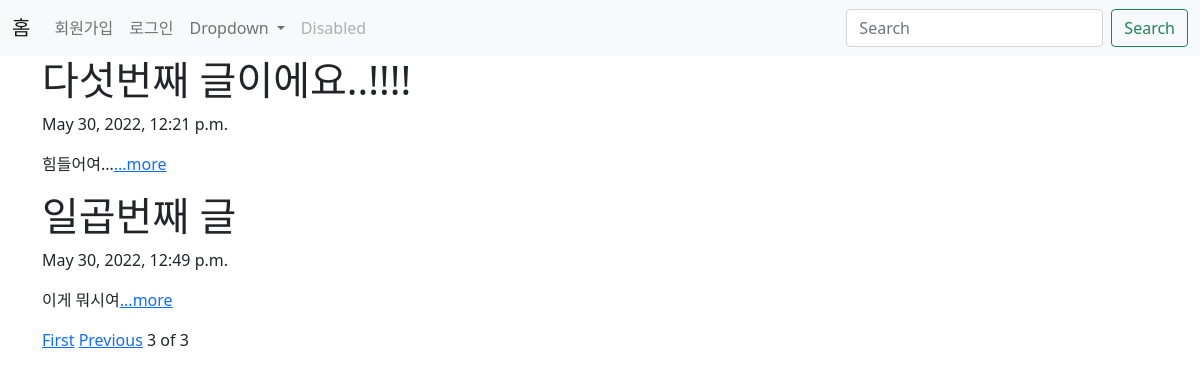
/?page=3, run on the app's committed database.
### blog/models.py (models this page shows, shortened)
class Blog(models.Model):
    title=models.CharField(max_length=50)
    pub_date=models.DateTimeField('data published')
    body=models.TextField()
    def summary(self):
        return self.body[:100]

### blog/views.py (the view)
# urls.py: 2. Add a URL to urlpatterns:  path('', views.home, name='home')
def home(request):
    blogs=Blog.objects
    blog_list=Blog.objects.all()
    paginator=Paginator(blog_list,2)
    page=request.GET.get('page')
    posts=paginator.get_page(page)
    return render(request, 'home.html', {'blogs':blogs, 'posts':posts})

### blog/templates/home.html (shortened to what this page needs)
{% extends 'base.html' %}
{% block content %}
   {% for blog in posts %}
   <h1>{{blog.title}}</h1>
   <p>{{blog.pub_date}}</p>
   <p>{{blog.summary}}<a href="{% url 'detail' blog.id %}">...more</a></p>
   {% endfor %}
   {% if posts.has_previous %}
   <a href="?page=1">First</a>
   <a href="?page={{posts.previous_page_number}}">Previous</a>
   {% endif %}
   <span>{{posts.number}}</span>
   <span>of</span>
   <span>{{posts.paginator.num_pages}}</span>
   <br>
   <br>
{% endblock %}

### data on the page
Blog: title "다섯번째 글이에요..!!!!", pub_date "May 30, 2022, 12:21 p.m.", summary "힘들어여..."
Blog: title "일곱번째 글", pub_date "May 30, 2022, 12:49 p.m.", summary "이게 뭐시여"

### other printed values
{{ posts.number }} "3"
{{ posts.paginator.num_pages }} "3"
